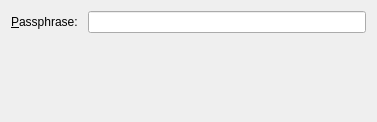
<?xml version="1.0" encoding="UTF-8"?>
<ui version="4.0">
 <class>DecryptLuksDialogWidgetBase</class>
 <widget class="QWidget" name="DecryptLuksDialogWidgetBase">
  <property name="geometry">
   <rect>
    <x>0</x>
    <y>0</y>
    <width>377</width>
    <height>122</height>
   </rect>
  </property>
  <layout class="QVBoxLayout" name="verticalLayout_2">
   <property name="spacing">
    <number>10</number>
   </property>
   <item>
    <layout class="QGridLayout" name="gridLayout">
     <item row="2" column="0">
      <widget class="QLabel" name="label_Pass">
       <property name="text">
        <string>&amp;Passphrase:</string>
       </property>
       <property name="buddy">
        <cstring>m_LineEditPassphrase</cstring>
       </property>
      </widget>
     </item>
     <item row="2" column="1">
      <widget class="QLineEdit" name="m_LineEditPassphrase">
       <property name="echoMode">
        <enum>QLineEdit::Password</enum>
       </property>
      </widget>
     </item>
    </layout>
   </item>
   <item>
    <spacer name="verticalSpacer">
     <property name="orientation">
      <enum>Qt::Vertical</enum>
     </property>
     <property name="sizeType">
      <enum>QSizePolicy::MinimumExpanding</enum>
     </property>
     <property name="sizeHint" stdset="0">
      <size>
       <width>20</width>
       <height>20</height>
      </size>
     </property>
    </spacer>
   </item>
  </layout>
 </widget>
 <resources/>
 <connections/>
</ui>
